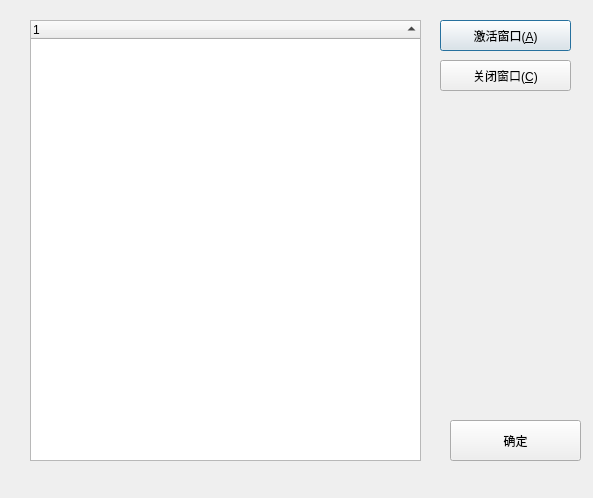
<?xml version="1.0" encoding="UTF-8"?>
<ui version="4.0">
 <class>Dialog</class>
 <widget class="QDialog" name="Dialog">
  <property name="geometry">
   <rect>
    <x>0</x>
    <y>0</y>
    <width>593</width>
    <height>498</height>
   </rect>
  </property>
  <property name="windowTitle">
   <string>窗口</string>
  </property>
  <property name="windowOpacity">
   <double>1.000000000000000</double>
  </property>
  <widget class="QTreeWidget" name="listWindow">
   <property name="geometry">
    <rect>
     <x>30</x>
     <y>20</y>
     <width>391</width>
     <height>441</height>
    </rect>
   </property>
   <property name="selectionMode">
    <enum>QAbstractItemView::MultiSelection</enum>
   </property>
   <property name="sortingEnabled">
    <bool>true</bool>
   </property>
   <column>
    <property name="text">
     <string notr="true">1</string>
    </property>
   </column>
  </widget>
  <widget class="QPushButton" name="btnActive">
   <property name="geometry">
    <rect>
     <x>440</x>
     <y>20</y>
     <width>131</width>
     <height>31</height>
    </rect>
   </property>
   <property name="text">
    <string>激活窗口(&amp;A)</string>
   </property>
  </widget>
  <widget class="QPushButton" name="btnClose">
   <property name="geometry">
    <rect>
     <x>440</x>
     <y>60</y>
     <width>131</width>
     <height>31</height>
    </rect>
   </property>
   <property name="text">
    <string>关闭窗口(&amp;C)</string>
   </property>
  </widget>
  <widget class="QPushButton" name="btnOk">
   <property name="geometry">
    <rect>
     <x>450</x>
     <y>420</y>
     <width>131</width>
     <height>41</height>
    </rect>
   </property>
   <property name="text">
    <string>确定</string>
   </property>
  </widget>
 </widget>
 <resources/>
 <connections/>
</ui>
